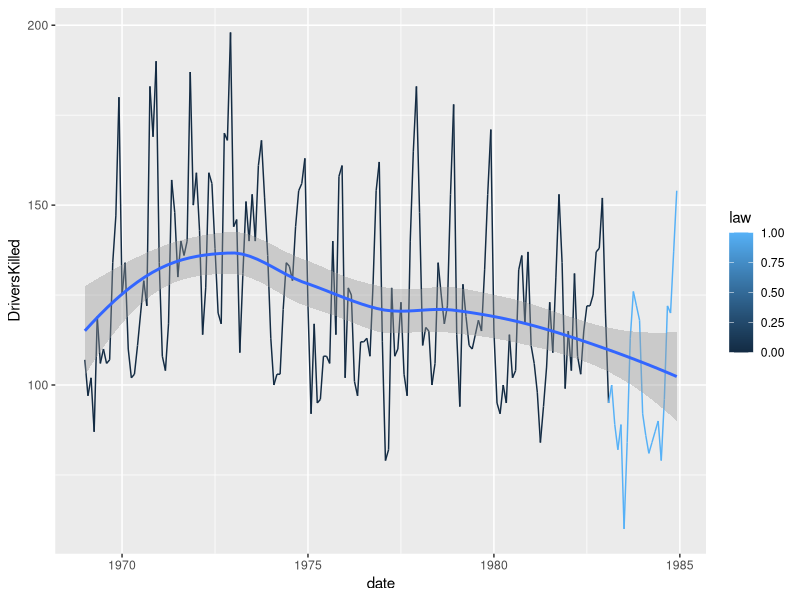
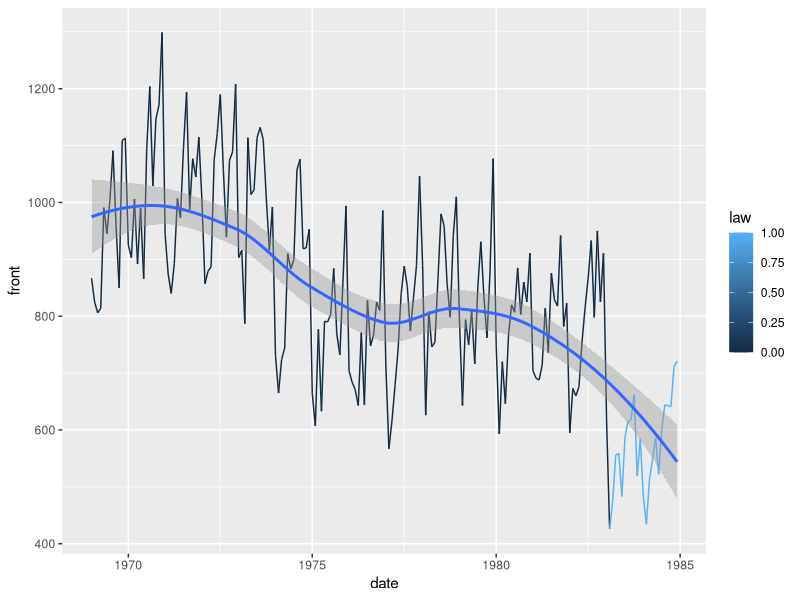
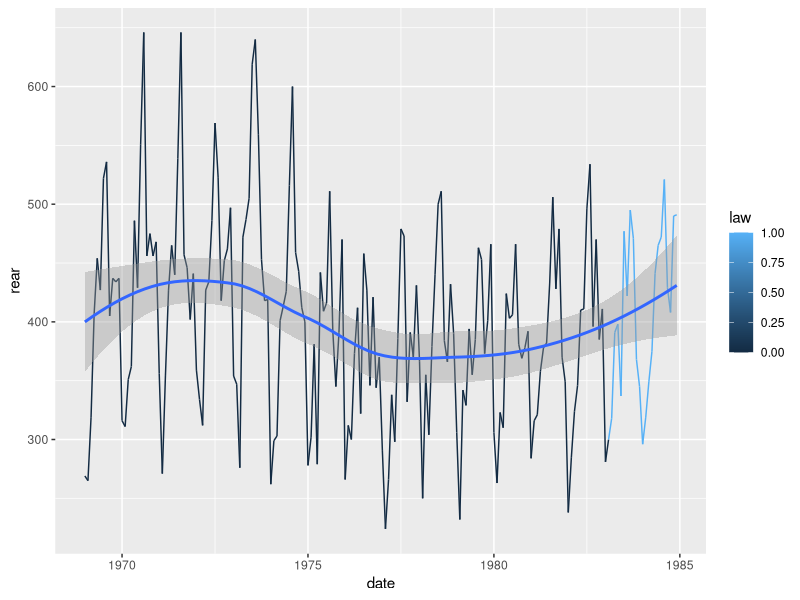
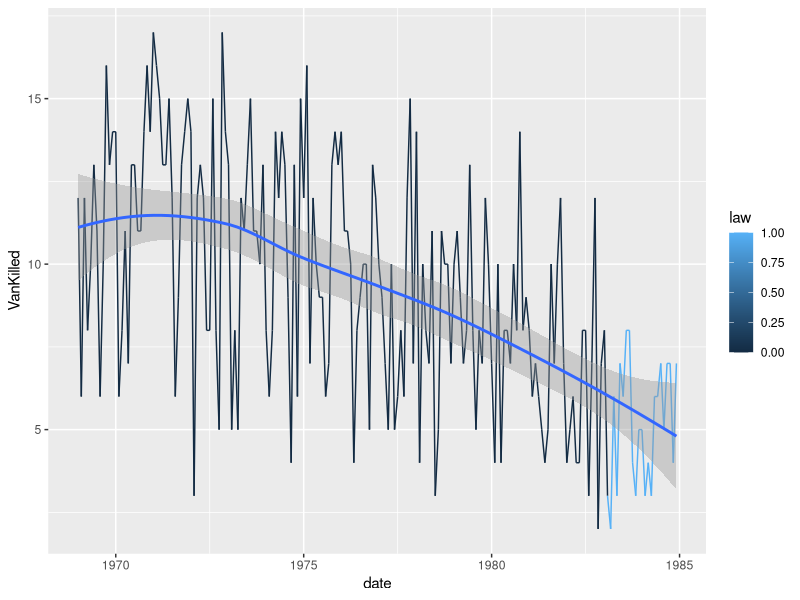
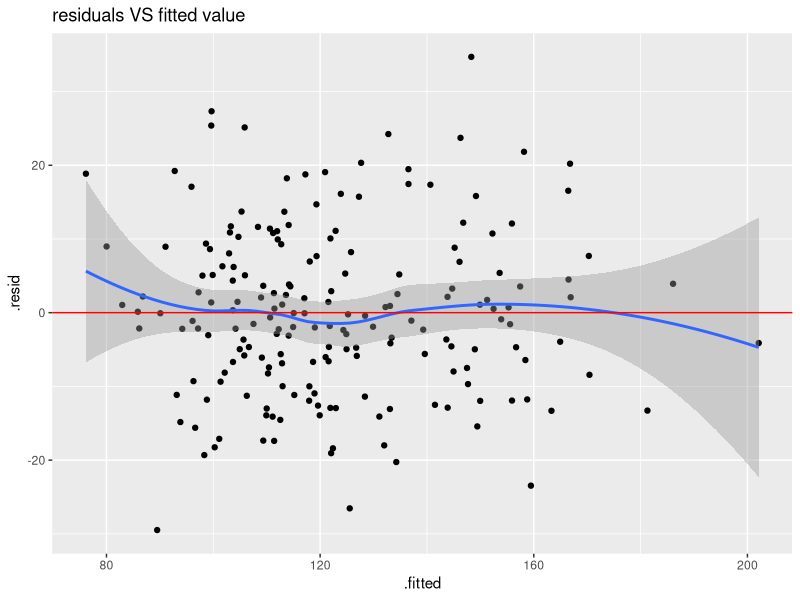

The R source for these figures, in order:
## ---- chunk 1
# Libraries
set.seed(96024)

library(tidyverse)
library(readr)
library(kableExtra)
library(bookdown)
## ---- chunk 2
knitr::opts_chunk$set(fig.pos = 'H', echo = FALSE, message = FALSE, warning = FALSE)
## ---- chunk 3
Seatbelts_data = data.frame(as.matrix(Seatbelts),date=time(Seatbelts))
## ---- chunk 4
ggplot(data=Seatbelts_data, aes(x=date,y=DriversKilled,col=law))+geom_line()+geom_smooth()
## ---- chunk 5
ggplot(data=Seatbelts_data, aes(x=date,y=front,col=law))+geom_line()+geom_smooth()
## ---- chunk 6
ggplot(data=Seatbelts_data, aes(x=date,y=rear,col=law))+geom_line()+geom_smooth()
## ---- chunk 7
ggplot(data=Seatbelts_data, aes(x=date,y=VanKilled,col=law))+geom_line()+geom_smooth()
## ---- chunk 8
Seatbelts_data %>%
  group_by(law) %>%
  summarise(DriversKilled_Average=mean(DriversKilled)) %>%
  kable(caption="Drivers killed before and after law")
## ---- chunk 9
Seatbelts_data %>%
  group_by(law) %>%
  summarise(Rear_Average=mean(rear)) %>%
  kable(caption="Back seat passengers killed before and after law")
## ---- chunk 10
Seatbelts_data %>%
  group_by(law) %>%
  summarise(Front_Average=mean(front)) %>%
  kable(caption="Front seat passengers killed before and after law")
## ---- chunk 11
Seatbelts_data %>%
  group_by(law) %>%
  summarise(Van_Average=mean(VanKilled)) %>%
  kable(caption="Light good vehicle drivers killed before and after law")
## ---- chunk 12
Seatbelts%>%as.data.frame()->seatbelts
seatbelts%>%
  mutate(law=as.factor(law))->Seatbelt

fit<-lm(DriversKilled ~ ., data=Seatbelt)
summary(fit)
## ---- chunk 13
library(broom)
aug<-augment(fit)

 ggplot(aug, aes(x=.fitted, y=.resid))+
  geom_point()+
  geom_smooth()->res
 
res+geom_hline(yintercept=0, color="red")+
  ggtitle("residuals VS fitted value")
